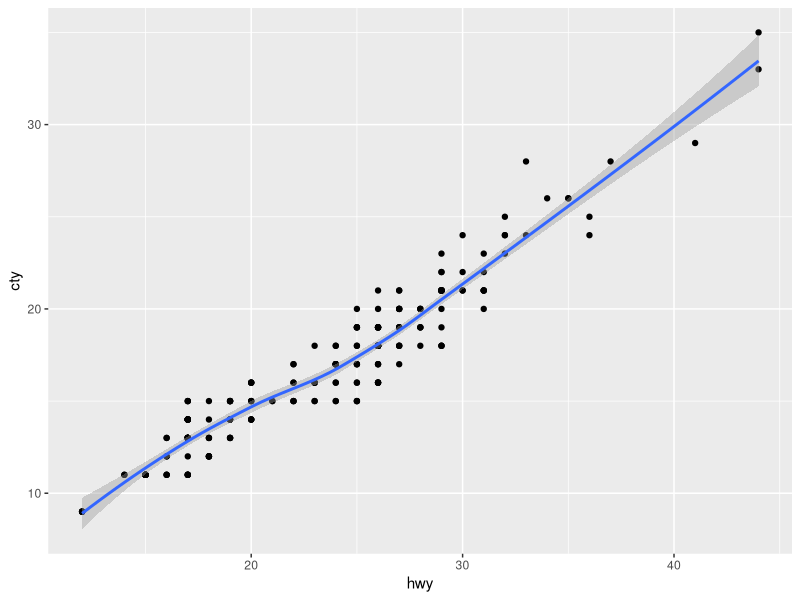
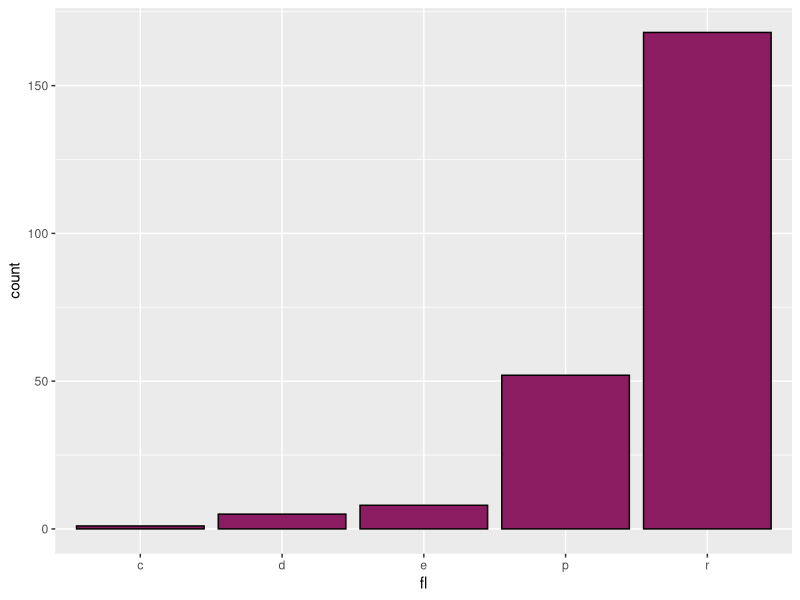
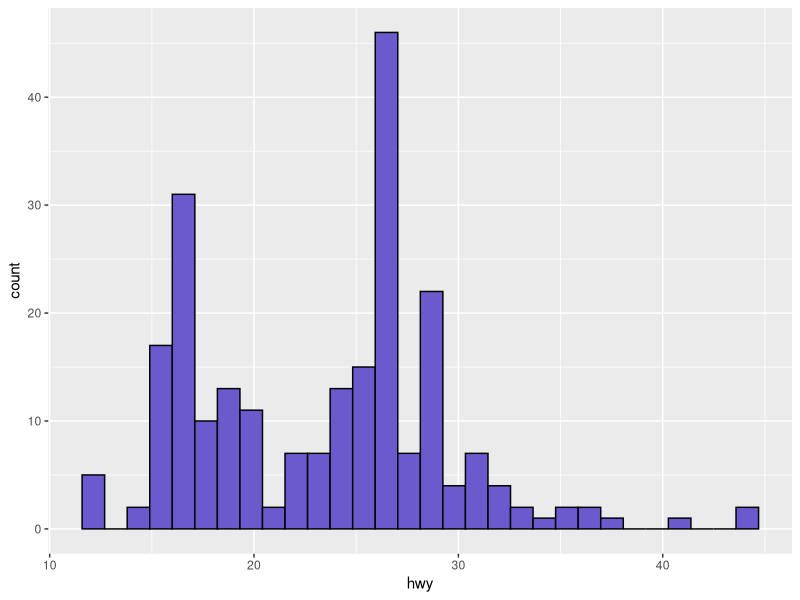
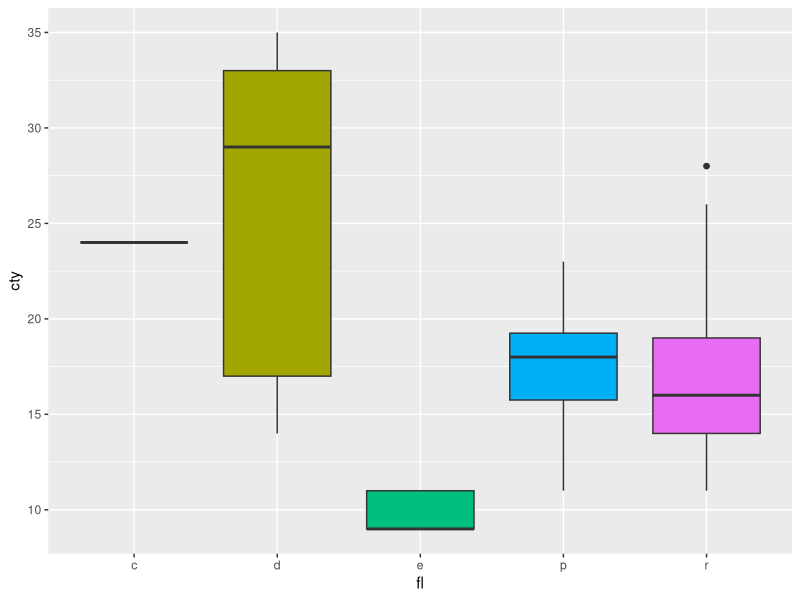
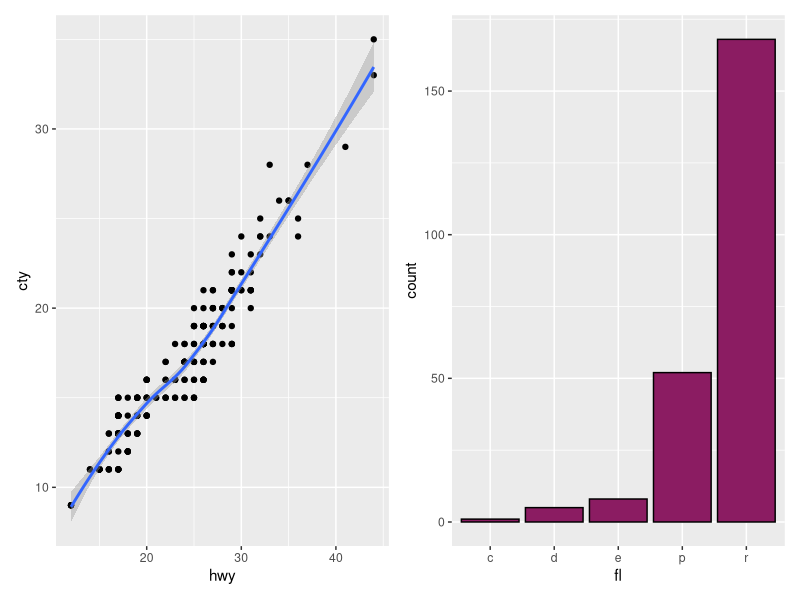
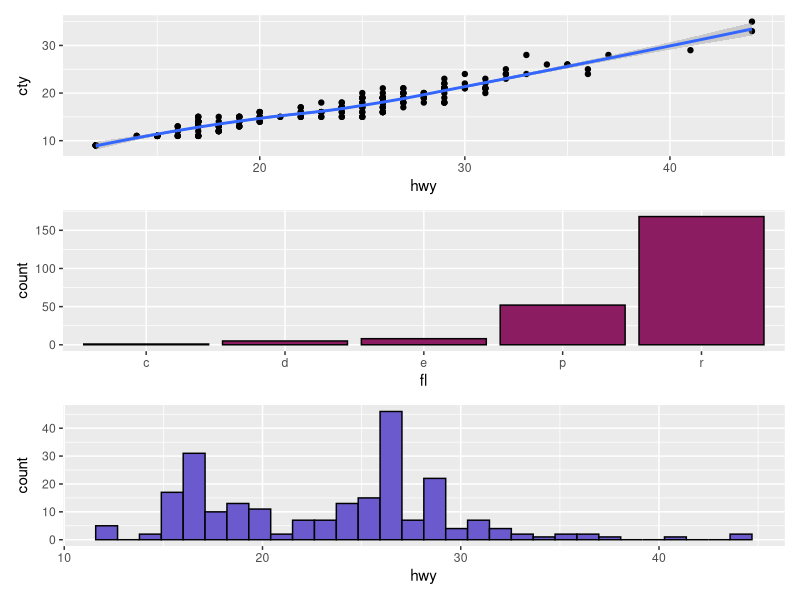
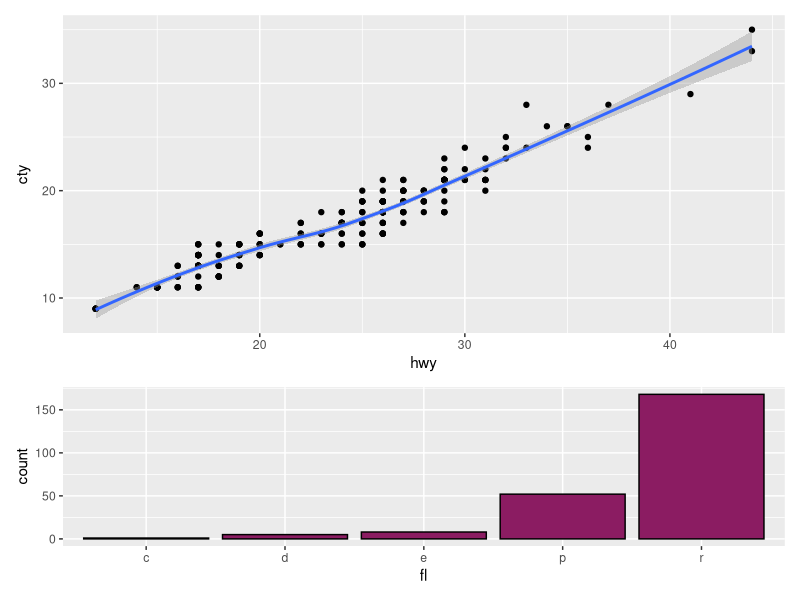
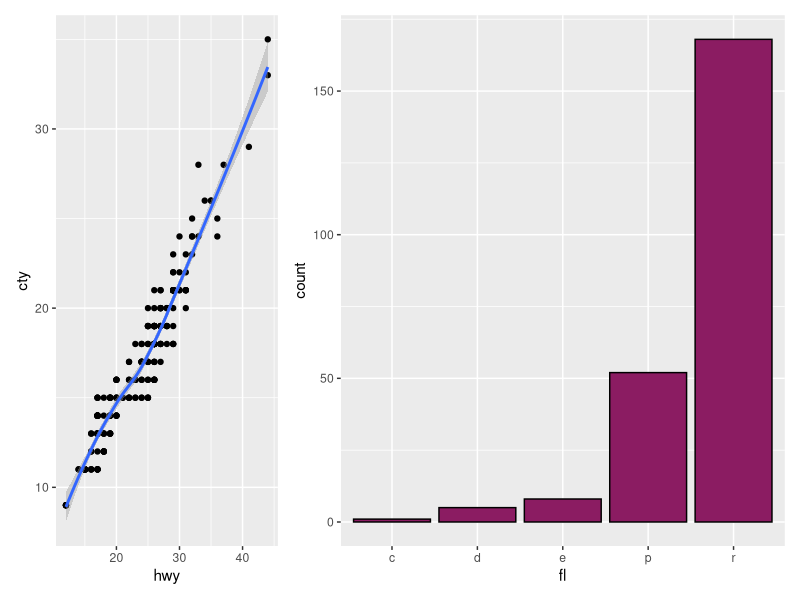

These charts were generated, in order, by the following R code:
## ---- chunk 1
library(ggplot2)
library(ggthemes)
library(patchwork)
## ---- chunk 2
g1 <- ggplot(data=mpg) +
        aes(x=hwy,y=cty) + 
        geom_point() + 
        geom_smooth()
g1

g2 <- ggplot(data=mpg) +
        aes(x=fl,fill=I("maroon4"),color=I("black")) +
        geom_bar(stat="count") + 
        theme(legend.position="none")
g2

g3 <- ggplot(data=mpg) +
        aes(x=hwy,fill=I("slateblue"),color=I("black")) + 
        geom_histogram()
g3
 
  g4 <- ggplot(data=mpg) +
        aes(x=fl,y=cty,fill=fl) + 
        geom_boxplot() + 
        theme(legend.position="none")
  
g4

# place two plots horizontally
  g1 + g2

# place 3 plots vertically
  g1 + g2 + g3 + plot_layout(ncol=1)
  
# change relative area of each plot
  g1 + g2 + plot_layout(ncol=1,heights=c(2,1))
  
  g1 + g2 + plot_layout(ncol=2,widths=c(1,2))
  
# add a spacer plot (under construction)
  g1 + plot_spacer() + g2
  
# use nested layouts
  g1 + {
    g2 + {
      g3 +
        g4 +
        plot_layout(ncol=1)
    }
  } +
    plot_layout(ncol=1)
  
# - operator for subtrack placement
  g1 + g2 - g3 + plot_layout(ncol=1)
  
# / and | for intuitive layouts
  (g1 | g2 | g3)/g4
  
  (g1 | g2)/(g3 | g4)
  
  # Add title, etc. to a patchwork
g1 + g2 + plot_annotation('This is a title', caption = 'made with patchwork')

# Change styling of patchwork elements
g1 + g2 +
  plot_annotation(
    title = 'This is a title',
    caption = 'made with patchwork',
    theme = theme(plot.title = element_text(size = 16))
  )

# Add tags to plots
g1 / (g2 | g3) +
  plot_annotation(tag_levels = 'a')
## ---- chunk 3
g3a <- g3 + scale_x_reverse()
g3b <- g3 + scale_y_reverse() 
g3c <- g3 + scale_x_reverse() + scale_y_reverse()

(g3 | g3a)/(g3b | g3c)
(g3 + coord_flip() | g3a + coord_flip())/(g3b + coord_flip() | g3c + coord_flip())
## ---- chunk 4
# basic faceting with variables split by row, column, or both
m1 <- ggplot(data=mpg) + 
            aes(x=hwy,y=cty) + 
            geom_point() 

m1 +  facet_grid(class~fl)     
m1 + facet_grid(class~fl, scales="free_y")
m1 + facet_grid(class~fl, scales="free")
m1 + facet_grid(.~class)
m1 + facet_grid(class~.)

# use facet wrap when variables are not crossed
m1 + facet_grid(.~class)
m1 +  facet_wrap(~class)     
m1 + facet_wrap(~class + fl)
m1 + facet_wrap(~class + fl, drop=FALSE)
m1 + facet_grid(class~fl)

# use facet with other aesthetic mapping within rows or columns

m1 <- ggplot(data=mpg) +                                         
        aes(x=displ,y=cty,color=drv) + 
        geom_point() 

m1 + facet_grid(.~class)

# easy to switch to other geoms
m1 <- ggplot(data=mpg) +                                        
        aes(x=displ,y=hwy,color=drv) + 
        geom_smooth(se=FALSE,method="lm") 

m1 + facet_grid(.~class)

# fitting with boxplots over a continuous variable
m1 <- ggplot(data=mpg) +  
        aes(x=hwy,y=cty) + 
        geom_boxplot()

m1 + facet_grid(.~class)

# add a group and fill mapping for subgroups
m1 <- ggplot(data=mpg) +                                        
        aes(x=displ,y=hwy,group=drv,fill=drv) + 
        geom_boxplot()

m1 + facet_grid(.~class)

